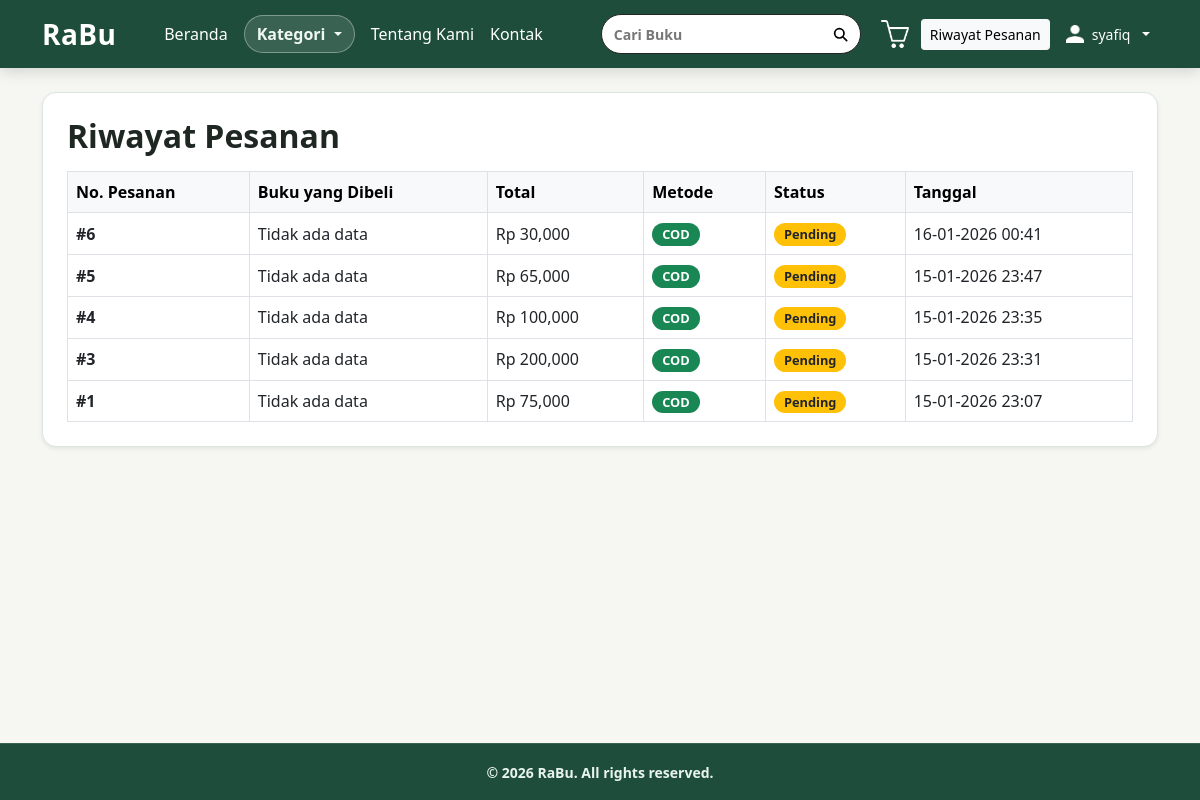
The app's page /user/pesanan.php (signed in) with its own data.
### tables this page shows
CREATE TABLE IF NOT EXISTS `pesanan` (
  `id_pesanan` int(11) NOT NULL,
  `id_user` int(11) DEFAULT NULL,
  `total` int(11) DEFAULT NULL,
  `metode_pembayaran` enum('COD','TF') DEFAULT 'COD',
  `bukti_pembayaran` varchar(255) DEFAULT NULL,
  `status` enum('pending','diproses','dikirim','selesai','dibatalkan') DEFAULT 'pending',
  `tanggal` datetime DEFAULT current_timestamp()
);

### user/pesanan.php (the view, shortened to what this page needs)
<?php
include '../koneksi.php';
$id_user = (int) $_SESSION['id_user'];
$query = mysqli_query(
    $conn,
    "SELECT p.*,
            GROUP_CONCAT(CONCAT(b.judul, ' (x', dp.qty, ')') SEPARATOR ', ') as books
     FROM pesanan p
     LEFT JOIN detail_pesanan dp ON p.id_pesanan = dp.id_pesanan
     LEFT JOIN buku b ON dp.id_buku = b.id_buku
     WHERE p.id_user='$id_user'
     GROUP BY p.id_pesanan
     ORDER BY p.tanggal DESC"
);
?>
<!DOCTYPE html>
<html lang="id">
<head>
    <link rel="stylesheet" href="../bootstrap/css/bootstrap.min.css">
</head>
<body>
    <nav class="navbar navbar-dark">
        <div class="container">
            <a class="navbar-brand fw-bold text-white" href="../index.php">RaBu</a>
            <div class="d-none d-md-flex align-items-center gap-3 text-white fw-semibold nav-links">
                <a href="../index.php" class="text-white text-decoration-none">Beranda</a>
                <div class="dropdown kategori-dropdown">
                    <button class="btn dropdown-toggle" type="button" data-bs-toggle="dropdown" aria-expanded="false">
                        Kategori
                    </button>
                </div>
                <a href="../about.php" class="text-white text-decoration-none">Tentang Kami</a>
                <a href="../kontak.php" class="text-white text-decoration-none">Kontak</a>
            </div>
            <form method="get" action="../index.php" class="search-wrap d-none d-md-flex ms-auto me-3">
                <div class="search-box">
                    <input type="text" name="q" class="form-control search-input" placeholder="Cari Buku">
                    <button type="submit" class="search-btn" aria-label="Cari Buku" title="Cari Buku">
                        <svg width="16" height="16" viewBox="0 0 24 24" fill="none" xmlns="http://www.w3.org/2000/svg" aria-hidden="true">
                            <circle cx="11" cy="11" r="7" stroke="currentColor" stroke-width="2.6"/>
                            <path d="M16.5 16.5L22 22" stroke="currentColor" stroke-width="2.6" stroke-linecap="round"/>
                        </svg>
                    </button>
                </div>
            </form>
            <div class="d-flex align-items-center gap-2">
                <a href="cart.php" class="cart-icon-btn" aria-label="Keranjang" title="Keranjang">
                    <img src="../asset/keranjang.png" alt="Keranjang">
                </a>
                <a href="pesanan.php" class="btn btn-light btn-sm">Riwayat Pesanan</a>
                <div class="dropdown">
                    <button class="btn btn-sm dropdown-toggle d-inline-flex align-items-center gap-2 text-white border-0 bg-transparent" type="button" data-bs-toggle="dropdown" aria-expanded="false">
                        <img src="../asset/login.png" alt="Profil" width="18" height="18">
                        <span><?php echo htmlspecialchars($_SESSION['nama'] ?? 'Profil'); ?></span>
                    </button>
                </div>
            </div>
        </div>
    </nav>
    <div class="container mt-4">
        <div class="order-card shadow-sm p-4">
            <h2 class="fw-bold mb-3">Riwayat Pesanan</h2>
            <div class="table-responsive">
                <table class="table table-bordered align-middle mb-0">
                    <thead class="table-light">
                        <tr>
                            <th>No. Pesanan</th>
                            <th>Buku yang Dibeli</th>
                            <th>Total</th>
                            <th>Metode</th>
                            <th>Status</th>
                            <th>Tanggal</th>
                        </tr>
                    </thead>
                    <tbody>
                        <?php if (mysqli_num_rows($query) === 0) { ?>
                            <tr>
                                <td colspan="6" class="text-center text-muted">Belum ada pesanan.</td>
                            </tr>
                        <?php } else { ?>
                            <?php while ($row = mysqli_fetch_assoc($query)) { ?>
                                <tr>
                                    <td><strong>#<?php echo (int) $row['id_pesanan']; ?></strong></td>
                                    <td>
                                        <?php
                                        $books = !empty($row['books']) ? $row['books'] : 'Tidak ada data';
                                        echo htmlspecialchars($books);
                                        ?>
                                    </td>
                                    <td>Rp <?php echo number_format($row['total']); ?></td>
                                    <td>
                                        <?php
                                        $metode = strtoupper((string) ($row['metode_pembayaran'] ?? 'COD'));
                                        if ($metode === 'TF') {
                                            echo '<span class="badge bg-primary status-badge">TF</span>';
                                        } else {
                                            echo '<span class="badge bg-success status-badge">COD</span>';
                                        }
                                        ?>
                                    </td>
                                    <td>
                                        <?php
                                        $status = strtolower((string) $row['status']);
                                        if ($status === 'pending') {
                                            echo '<span class="badge bg-warning text-dark status-badge">Pending</span>';
                                        } elseif ($status === 'selesai') {
                                            echo '<span class="badge bg-success status-badge">Selesai</span>';
                                        } else {
                                            echo '<span class="badge bg-secondary status-badge">' . htmlspecialchars($row['status']) . '</span>';
                                        }
                                        ?>
                                    </td>
                                    <td><?php echo date('d-m-Y H:i', strtotime($row['tanggal'])); ?></td>
                                </tr>
                            <?php } ?>
                        <?php } ?>
                    </tbody>
                </table>
            </div>
        </div>
    </div>
<?php include '../footer.php'; ?>
</body>
</html>

### user/pesanan.php (style rules this page uses)
:root { --green-900: #1f4d3b; --cream: #f6f7f3; }
body { background: var(--cream); color: #1f2723; }
.navbar { background: var(--green-900); box-shadow: 0 4px 14px rgba(0, 0, 0, 0.14); }
.navbar-brand { letter-spacing: 0.4px; font-size: 1.75rem; }
.nav-links { margin-left: 2rem; }
.kategori-dropdown .dropdown-toggle { color: #f0f8f3; text-decoration: none; font-weight: 700; padding: 6px 12px; border: 1px solid rgba(255, 255, 255, 0.35); border-radius: 999px; background: rgba(255, 255, 255, 0.12); }
.search-wrap { max-width: 260px; width: 100%; }
.search-box { display: flex; align-items: center; width: 100%; background: #ffffff; border: 1.5px solid #232323; border-radius: 999px; min-height: 38px; overflow: hidden; }
.search-input { border: none; background: transparent; box-shadow: none; padding: 0 12px; height: 38px; font-size: 0.88rem; font-weight: 600; color: #6f6f6f; }
.search-input::placeholder { color: #777777; opacity: 1; font-weight: 700; }
.search-btn { border: none; background: transparent; height: 38px; width: 40px; display: inline-flex; align-items: center; justify-content: center; color: #000; flex-shrink: 0; padding: 0; }
.cart-icon-btn { display: inline-flex; align-items: center; justify-content: center; width: 36px; height: 36px; padding: 0; border: none; background: transparent; }
.cart-icon-btn img { width: 28px; height: 28px; display: block; }
.order-card { border: 1px solid #d9e6dd; border-radius: 14px; background: #fff; }
.status-badge { font-size: 0.8rem; padding: 5px 10px; border-radius: 999px; }

### footer.php (style rules this page uses)
html { height: 100%; }
body { display: flex; flex-direction: column; min-height: 100vh; }
body > *:not(.site-footer) { flex: 0 0 auto; }

### records on screen
pesanan: id_pesanan "6", books "Tidak ada data", total "30,000", metode_pembayaran "COD", status "Pending", tanggal "16-01-2026 00:41"
pesanan: id_pesanan "5", books "Tidak ada data", total "65,000", metode_pembayaran "COD", status "Pending", tanggal "15-01-2026 23:47"
pesanan: id_pesanan "4", books "Tidak ada data", total "100,000", metode_pembayaran "COD", status "Pending", tanggal "15-01-2026 23:35"
pesanan: id_pesanan "3", books "Tidak ada data", total "200,000", metode_pembayaran "COD", status "Pending", tanggal "15-01-2026 23:31"
pesanan: id_pesanan "1", books "Tidak ada data", total "75,000", metode_pembayaran "COD", status "Pending", tanggal "15-01-2026 23:07"

### other values on screen
$_SESSION['nama'] "syafiq"
